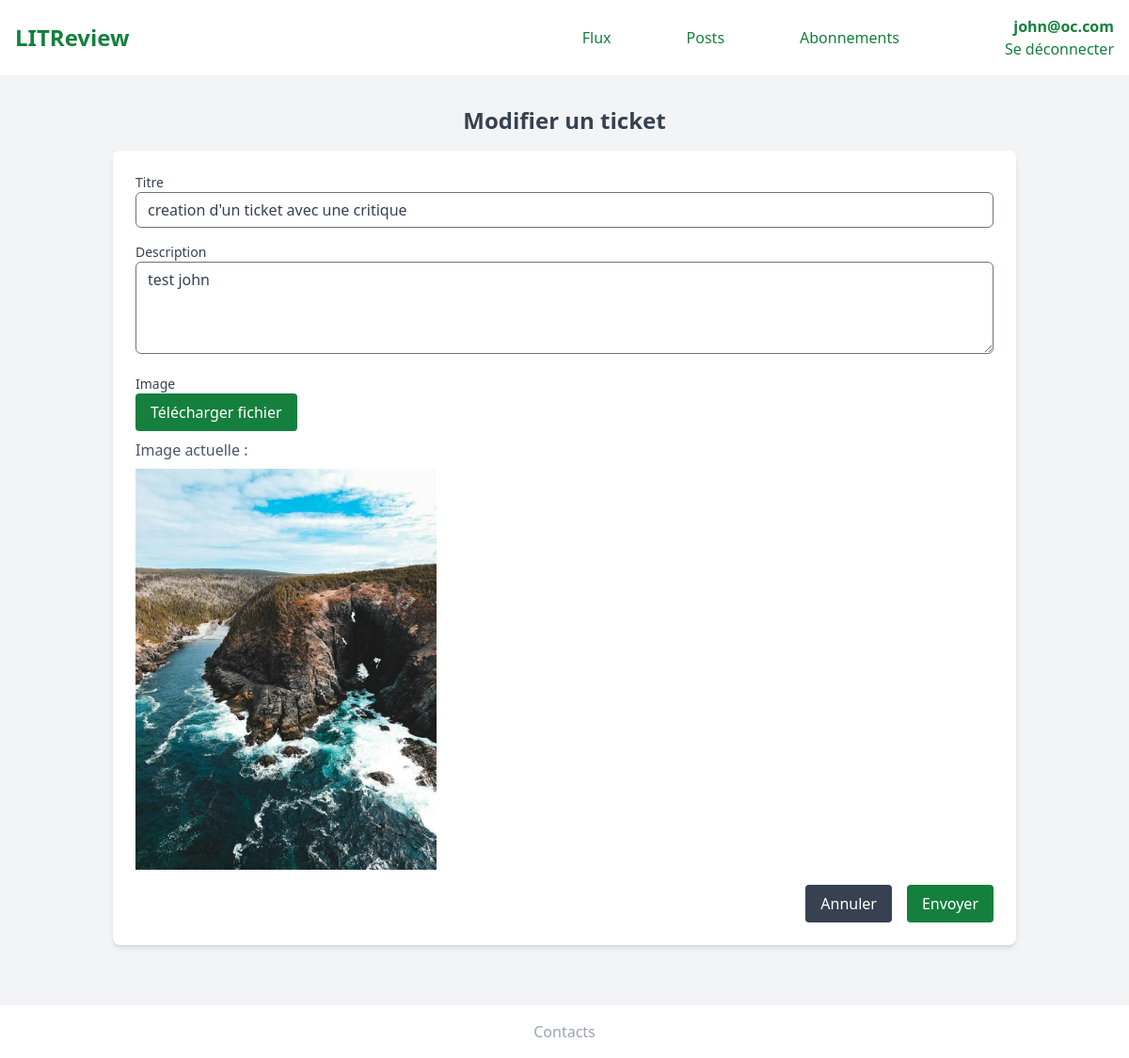
Page /ticket/56/edit/ (signed in) on the committed database.
### authentication/models.py (models this page shows)
class CustomUser(AbstractUser):
    email = models.EmailField(max_length=150, unique=True, blank=False)
    username = None
    USERNAME_FIELD = "email"
    REQUIRED_FIELDS = []
    nickname = models.CharField(max_length=80, unique=True, blank=False, verbose_name='Pseudo')
    profil_photo = models.ImageField(verbose_name='Photo de profil')
    objects = CustomUserManager()

### ticket/models.py (models this page shows, shortened)
class Ticket(models.Model):
    title = models.CharField(max_length=128, verbose_name='Titre')
    description = models.TextField(max_length=2048, blank=True, verbose_name='Description')
    user = models.ForeignKey(to=settings.AUTH_USER_MODEL, on_delete=models.CASCADE)
    image = models.ImageField(null=True, blank=True, verbose_name='Image', upload_to='ticket_images')
    time_created = models.DateTimeField(auto_now_add=True)

### ticket/views.py (the view)
# urls.py: path('<int:ticket_id>/edit/', ticket_edit, name='edit_ticket'),
@login_required
def ticket_edit(request, ticket_id):
    ticket = get_object_or_404(Ticket, id=ticket_id)
    if request.method == 'POST':
        edit_form = TicketForm(request.POST, request.FILES, instance=ticket)
        if edit_form.is_valid():
            edit_form.save()
            return redirect('posts')
    else:
        edit_form = TicketForm(instance=ticket)
    return render(request, 'ticket/edit_ticket.html',  {'edit_form': edit_form})

### ticket/forms.py
class TicketForm(forms.ModelForm):
    class Meta:
        model = Ticket
        fields = ['title', 'description', 'image']

### ticket/templates/ticket/edit_ticket.html (shortened to what this page needs)
{% extends 'base.html' %}
{% load static %}
{% block content %}
<div class="container mx-auto p-4">
    <h1 class="text-2xl font-bold mb-4 text-center">Modifier un ticket</h1>
    <div class="mb-8">
        <form method="post" enctype="multipart/form-data" class="bg-white p-6 rounded-lg shadow-md">
            <div class="mb-4">
                <label for="title" class="block text-sm font-medium text-gray-700">Titre</label>
                <input type="text" name="title" id="title" value="{{ edit_form.title.value }}" class="form-input w-full border rounded-md py-2 px-3 text-gray-700 leading-tight focus:outline-none focus:shadow-outline">
            </div>
            <div class="mb-4">
                <label for="description" class="block text-sm font-medium text-gray-700">Description</label>
                <textarea name="description" id="description" rows="4" class="form-input w-full border rounded-md py-2 px-3 text-gray-700 leading-tight focus:outline-none focus:shadow-outline">{{ edit_form.description.value }}</textarea>
            </div>
            <div class="mb-4">
                <label for="image" class="block text-sm font-medium text-gray-700">Image</label>
                <div class="flex items-center">
                    <label for="image-upload" class="bg-green-700 text-white py-2 px-4 rounded hover:bg-green-800 cursor-pointer">
                        <span>Télécharger fichier</span>
                    </label>
                </div>
                {% if edit_form.image.value %}
                    <div class="mt-2">
                        <p class="text-gray-600">Image actuelle :</p>
                        <img src="{{ edit_form.image.value.url }}" alt="Image actuelle" class="mt-2 max-w-xs h-auto">
                    </div>
                {% endif %}
            </div>
            <div class="flex justify-end">
                <a href="{% url 'posts' %}" class="bg-gray-700 text-white py-2 px-4 rounded hover:bg-gray-800 ml-4 mr-4">Annuler</a>
                <button type="submit" class="bg-green-700 text-white py-2 px-4 rounded hover:bg-green-800">Envoyer</button>
            </div>
        </form>
    </div>
</div>
{% endblock %}

### LITRevu/templates/base.html (shortened to what this page needs)
<!DOCTYPE html>
<html lang="fr">
<head>
    {% load static %}
    {% load static tailwind_tags %}
    {% tailwind_css %}
</head>
<body class="bg-gray-100 text-gray-700 flex flex-col min-h-screen">
    <header class="bg-white text-green-700 p-4 flex flex-col md:flex-row justify-between items-center">
        <h1 class="text-2xl font-bold">
            {% if user.is_authenticated %}
            <a href="{% url 'home' %}">LITReview</a>
            {% else %}
            <a href="/">LITReview</a>
            {% endif %}
        </h1>
        {% if user.is_authenticated %}
        <div class="w-full md:w-auto flex flex-col-reverse md:flex-row md:items-center justify-center md:space-x-24">
            <div class="flex flex-col items-center md:flex-row space-y-4 md:space-y-0 md:space-x-12 order-2 md:order-1 mt-2 md:mt-0">
                <a href="{% url 'flux' %}"
                    class="text-green-700 hover:bg-green-700 hover:text-white active:bg-green-800 rounded-md px-4 py-2 text-center ">Flux</a>
                <a href="{% url 'posts' %}"
                    class="text-green-700 hover:bg-green-700 hover:text-white active:bg-green-800 rounded-md px-4 py-2 text-center items-center">Posts</a>
                <a href="{% url 'subscription' %}"
                    class="text-green-700 hover:bg-green-700 hover:text-white active:bg-green-800 rounded-md px-4 py-2 text-center items-center">Abonnements</a>
            </div>
            <div class="flex flex-col items-end order-1 md:order-2 mb-2 md:mb-0">
                <p><strong>{{ request.user }}</strong></p>
                <a href="{% url 'authentication-logout' %}" class="text-green-700 hover:underline">Se déconnecter</a>
            </div>
        </div>
        {% endif %}
    </header>
    <main class="container mx-auto p-4 flex-1">
        {% block content %}{% endblock content %}
    </main>
    <footer class="bg-white text-gray-400 p-4 text-center">
        <p>Contacts</p>
    </footer>
</body>
</html>

### rows in the picture
CustomUser: user "john@oc.com"
Ticket: title "creation d'un ticket avec une critique", description "test john"
